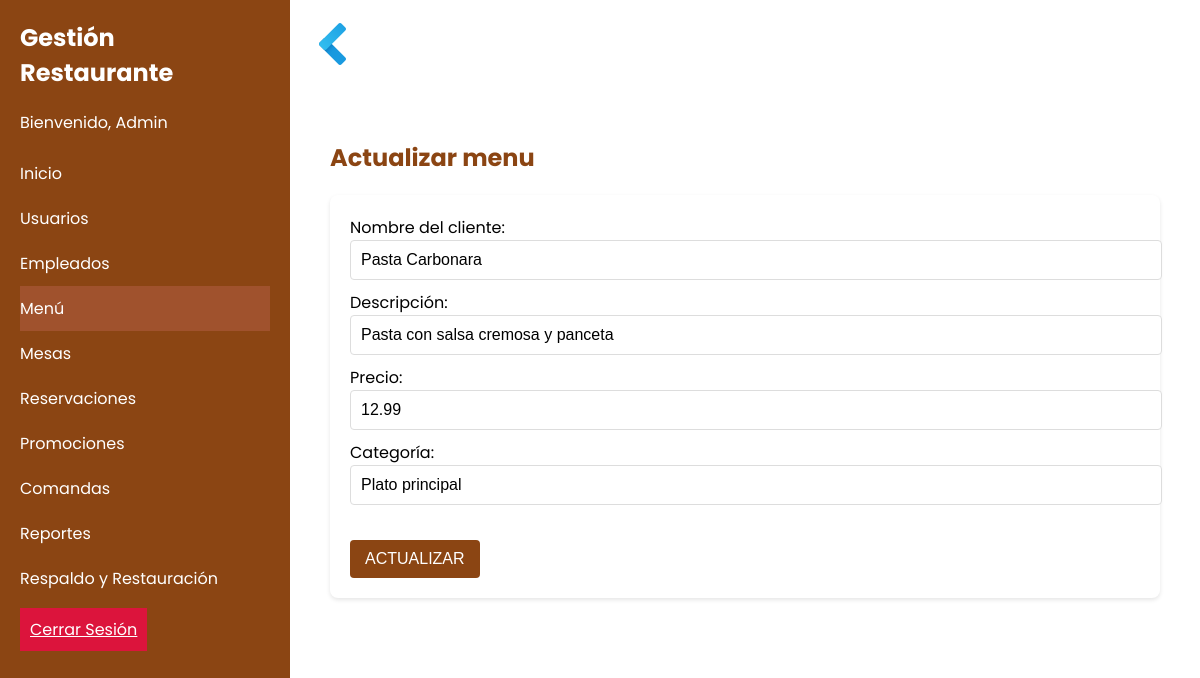
Page /actualizarM.php?id=1 on the committed database.
### tables this page shows
CREATE TABLE menu (
    id INT AUTO_INCREMENT PRIMARY KEY,
    nombre VARCHAR(100) NOT NULL,
    descripcion TEXT,
    precio DECIMAL(10, 2) NOT NULL,
    categoria VARCHAR(50) NOT NULL
);

### actualizarM.php (the view, shortened to what this page needs)
<?php
include 'Static/connect/db.php'; ?>
<?php include 'includes/header.php'; ?>
<a href="menu.php"><img src="Static/img/back.png"></a>
<br><br>
<?php
if (isset($_GET['id'])) {
    $ID = $_GET['id'];
    $query = "SELECT * FROM menu WHERE id = $ID;";
    $result = mysqli_query($conn, $query);
    if (mysqli_num_rows($result) == 1) {
        $row = mysqli_fetch_array($result);
        $nombre = $row['nombre'];
        $descripcion = $row['descripcion'];
        $precio = $row['precio'];
        $categoria = $row['categoria'];
    }
}
?>
<div class="content"><h2>Actualizar menu</h2>
<form class="user-form" method="POST" action="actualizarM.php?id=<?php echo $_GET['id']; ?>">
    <div class="form_container">
        <label for="nombre" class="formulario_label">Nombre del cliente:</label>
        <input type="text" name="nombre" id="nombre" class="formulario_input" value="<?php echo $nombre; ?>">
    </div>
    <div class="form_container">
        <label for="descripcion" class="formulario_label">Descripción:</label>
        <input type="text" name="descripcion" id="descripcion" class="formulario_input" value="<?php echo $descripcion; ?>">
    </div>
    <div class="form_container">
        <label for="precio">Precio:</label>
        <input type="number" name="precio" id="precio" class="formulario_input" value="<?php echo $precio; ?>">
    </div>
    <div class="form_container">
        <label for="categoria">Categoría:</label>
        <input type="text" name="categoria" id="categoria" class="formulario_input" value="<?php echo $categoria; ?>">
        </div>
    <br>
    <div class="form_container">
        <button class="formulario_btn" name="update">ACTUALIZAR</button>
    </div>
</form>

### Static/css/styles.css (style rules this page uses)
html, body { height: 100%; margin: 0; padding: 0; font-family: 'Poppins', sans-serif; }
body { display: flex; }
.content { flex-grow: 1; height: 100vh; overflow-y: auto; }
.content { padding: 20px; }
.content h2 { color: #8B4513; margin-bottom: 20px; }
.user-form { background-color: #fff; padding: 20px; border-radius: 8px; box-shadow: 0 2px 4px rgba(0,0,0,0.1); margin-bottom: 20px; }
.user-form input { display: block; width: 100%; padding: 10px; margin-bottom: 10px; border: 1px solid #ddd; border-radius: 4px; font-size: 16px; }
.user-form button { background-color: #8B4513; color: white; padding: 10px 15px; border: none; border-radius: 4px; cursor: pointer; font-size: 16px; }

### rows in the picture
menu: nombre "Pasta Carbonara", descripcion "Pasta con salsa cremosa y panceta", precio "12.99", categoria "Plato principal"
